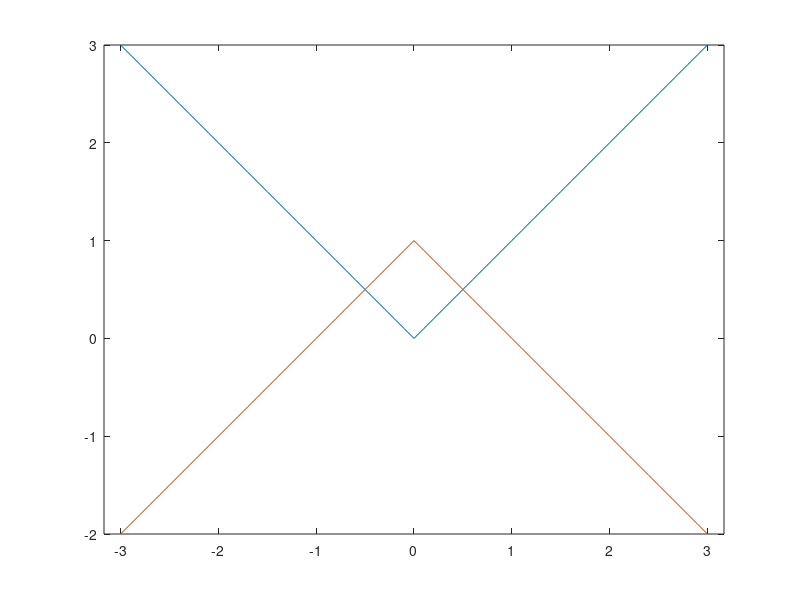

This chart was generated by the following MATLAB code: (Note: this script raises an error after producing the figure.)
f1=@(x)(-x).*(x<0)+(x).*(x>=0);
f2=@(x)(x+1).*(x<0)+(-x+1).*(x>=0);
f3=@(x)((-x).*(x<0)+(x).*(x>=0))-((x+1).*(x<0)+(-x+1).*(x>=0));

x=-3:0.1:3;
y1=f1(x);
y2=f2(x);
%y3=f3(x);

plot(x,y1);
hold on;
plot(x,y2);
%plot(x,y3);

axis equal

xi=-1;
dx=0.1;
xf=1;
for k=x0:dx:xf
    i=round((k-x0)/dx)+1;
    icpt(i)=fsolve(f3,k);
end
icpt=unique(icpt)

s=quad(f2,xi,icpt(1))+quad(f1,icpt(1),icpt(2))+quad(f2,icpt(2),xf)